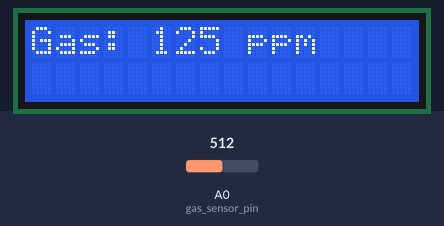
Recording of a sketch running on a simulated ESP8266 (NodeMCU). Parts: 16×2 character LCD. The test bench sets the inputs (shaded band); at power-on: A0 (gas_sensor_pin) = 512. WiFi joins after 1.5 s; servers stay silent unless stated; what the sketch prints to the serial monitor is not drawn.

Above: at 6.0 s.
6.1 s: A0 (gas_sensor_pin) set to 716
At 6.8 s:
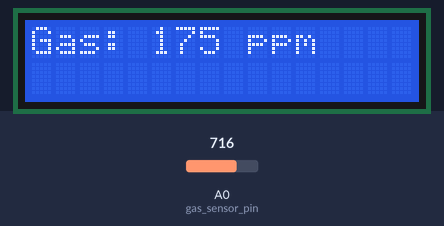
7.9 s: A0 (gas_sensor_pin) set to 900
At 8.3 s:
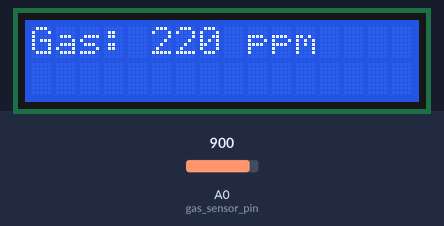
9.4 s: A0 (gas_sensor_pin) set to 1023
At 9.9 s:
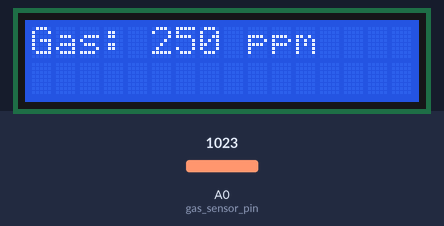
Timing chart, 0 to 12.4 s (numbered marks = the images above; inputs shaded):
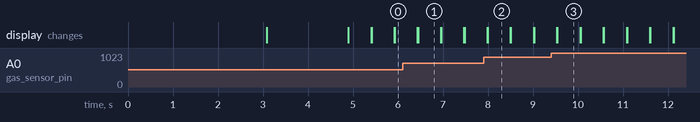

The sketch:

DHT11.ino
```cpp
#define BLYNK_PRINT Serial
#define BLYNK_TEMPLATE_ID "TMPL3405vKSm"
#define BLYNK_DEVICE_NAME "weather staion"

#include <ESP8266WiFi.h>
#include <BlynkSimpleEsp8266.h>

//------------ LCD  --------------------
#include <Wire.h>
#include <LiquidCrystal_I2C.h>
// Set the LCD address to 0x27 for a 16 chars and 2 line display
LiquidCrystal_I2C lcd(0x27, 16, 2); // scl 22 - sda 21

//------------ end ---------------------

// You should get Auth Token in the Blynk App.
// Go to the Project Settings (nut icon).
char auth[] = "10dzkGl_AjlDy5CqhxIOe5td8bTCVR53";

// Your WiFi credentials.
// Set password to "" for open networks.
char ssid[] = "iPhone";
char pass[] = "100200800900";

int gas_sensor_pin = A0 ; // D4
int Gas_Value=0;
int v;
BlynkTimer timer;

// This function sends Arduino's up time every second to Virtual Pin (5).
// In the app, Widget's reading frequency should be set to PUSH. This means
// that you define how often to send data to Blynk App.
void sendSensor()
{

  Blynk.virtualWrite(V0, Gas_Value);
}


void Gas_sensor() {

  v=analogRead(gas_sensor_pin);
     Gas_Value = map(v, 0 , 4095, 0.5, 1000);
  Serial.print("air_quality_value:");
  Serial.print(Gas_Value);
  Serial.println(" ppm");
  lcd.setCursor(0, 0);lcd.print("Gas:");
  lcd.setCursor(5, 0);lcd.print(Gas_Value);
  lcd.setCursor(8, 0);lcd.print(" ppm");
  delay(500);
  lcd.clear();


}


void setup()
{
  // Debug console
  Serial.begin(9600);
   //------- LCD -----
  lcd.begin();
  lcd.backlight();
  lcd.print("Gas system init.");
   delay(3000);
   lcd.clear();
//----- end -------

  Blynk.begin(auth, ssid, pass);
  timer.setInterval(1000L, sendSensor);
}

void loop()
{
  Gas_sensor();
  //------------------------
  Blynk.run();
  timer.run();

}
```

Measured:
- after the input at 6.1 s, the display: first differs from a run without the input after 0.35 s (image 1)
- after the input at 7.9 s, the display: first differs from a run without the input after 0.09 s (image 2)
- after the input at 9.4 s, the display: first differs from a run without the input after 0.14 s (image 3)
- what the display in image 1 shows lasts 0.5 s, from 6.4 s to 6.9 s
